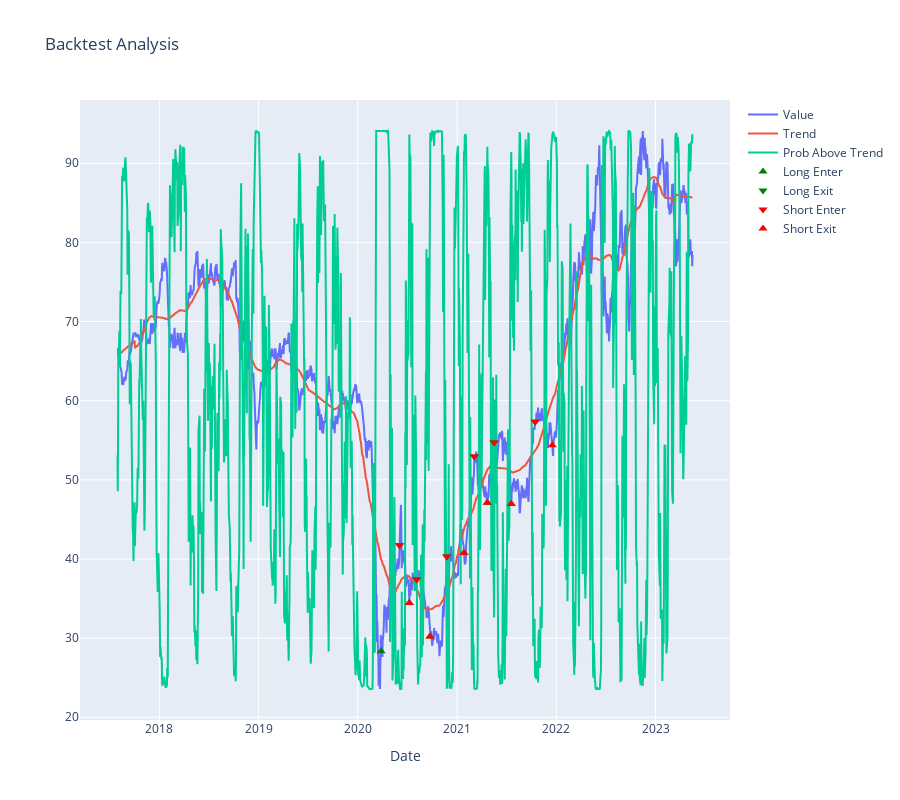

The cell this chart's notebook holds for it:
### Code cell
ledger, df = analyze_and_graph(file, symbol, 365*4, df)    

# Display metrics as text
metrics = analyze_trades(ledger, symbol, period)
metrics["file"] = file
metrics_df = metrics_to_dataframe(metrics) 

merged_df = ledger.merge(df, left_on='Date', right_index=True, how='left')
merged_df[["Date", "Price", "Product", "Side", "Action","prob_above_trend"]]

### Figure 1 — Plotly figure (JSON) as saved in the notebook; plotly's stock layout.template omitted (floating-point values rounded to 4 significant figures; data arrays with more than 128 entries replaced by an {"elided": "..."} marker saying what was removed)
{"data": [{"mode": "lines", "name": "Value", "type": "scatter", "x": {"elided": "1460 str values"}, "y": {"elided": "1460 float values"}}, {"mode": "lines", "name": "Trend", "type": "scatter", "x": {"elided": "1460 str values"}, "y": {"elided": "1460 float values"}}, {"mode": "lines", "name": "Prob Above Trend", "type": "scatter", "x": {"elided": "1460 str values"}, "y": {"elided": "1460 float values"}}, {"marker": {"color": "green", "size": 8, "symbol": "triangle-up"}, "mode": "markers", "name": "Long Enter", "type": "scatter", "x": {"elided": "1460 str values"}, "y": {"elided": "1460 float values"}}, {"marker": {"color": "green", "size": 8, "symbol": "triangle-down"}, "mode": "markers", "name": "Long Exit", "type": "scatter", "x": {"elided": "1460 str values"}, "y": {"elided": "1460 float values"}}, {"marker": {"color": "red", "size": 8, "symbol": "triangle-down"}, "mode": "markers", "name": "Short Enter", "type": "scatter", "x": {"elided": "1460 str values"}, "y": {"elided": "1460 float values"}}, {"marker": {"color": "red", "size": 8, "symbol": "triangle-up"}, "mode": "markers", "name": "Short Exit", "type": "scatter", "x": {"elided": "1460 str values"}, "y": {"elided": "1460 float values"}}], "layout": {"height": 800, "title": {"text": "Backtest Analysis"}, "xaxis": {"title": {"text": "Date"}}}}
